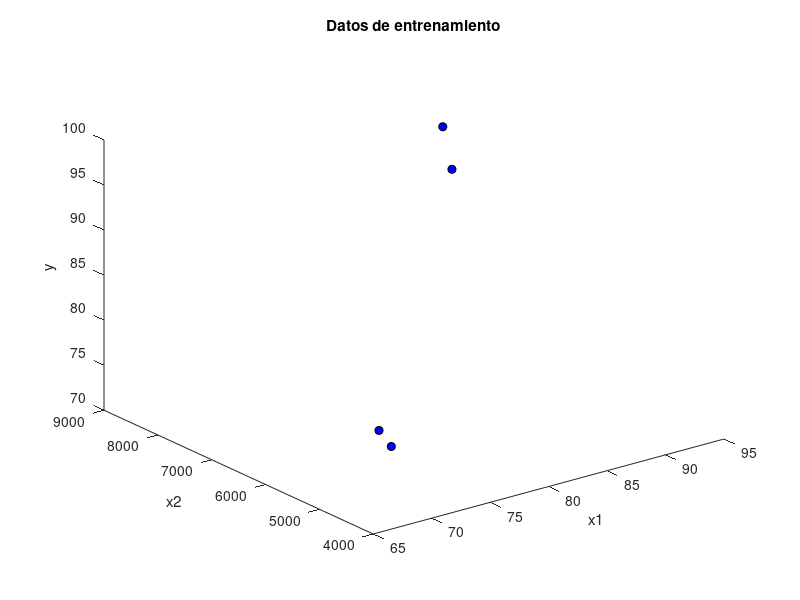
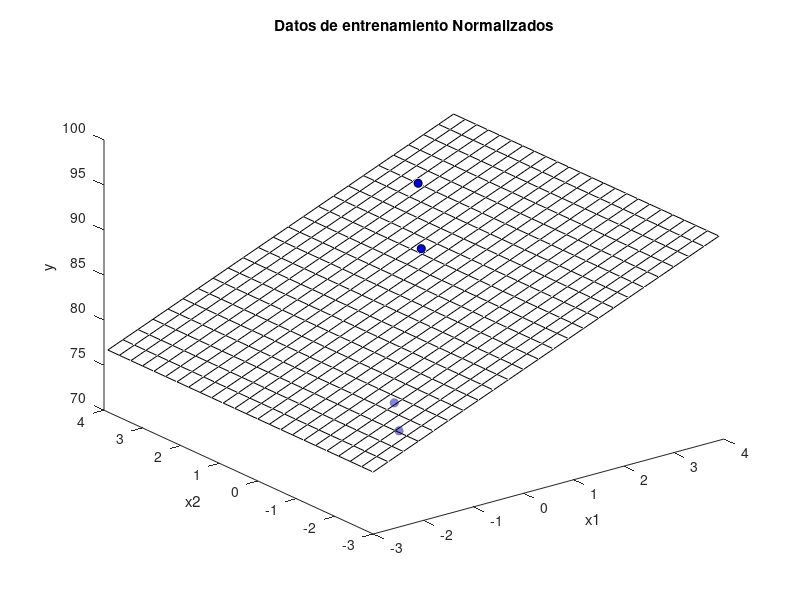
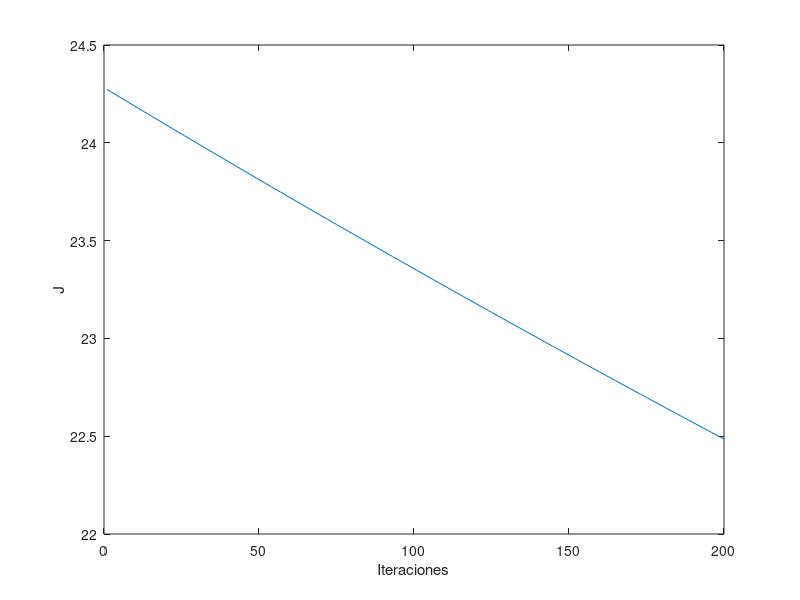

Recreate these plots in MATLAB, in order. (Note: this script raises an error after producing the figures.)

clear all
close all

datosEntrenamiento=load('datatest.txt');
x=datosEntrenamiento(:,1:2);%x=[1 2 3];
y=datosEntrenamiento(:,3);%y=[1 2 3];
m=numel(y);
d=size(x);
n=d(2);
%Plot de los datos de entrenamiento
figure(1)
plot3(x(:,1),x(:,2),y,'ko','MarkerFaceColor','blue')
xlabel('x1')
ylabel('x2')
zlabel('y')
title('Datos de entrenamiento')

%Normalizar
media=mean(x);
sigma=std(x,1);
for i=1:n
  xNorm(:,i)=(x(:,i)-media(i))/sigma(i);
end
xNorm
%Plot de los datos de entrenamiento
figure(2)
plot3(xNorm(:,1),xNorm(:,2),y,'ko','MarkerFaceColor','blue')
xlabel('x1')
ylabel('x2')
zlabel('y')
title('Datos de entrenamiento Normalizados')

%Parametros iniciales
n=d(2)+1;
a=ones(n,1);
Beta=1;%factor de aprendizaje
max_iter=200;
iter=1;
convergencia=[];


X=[ones(m,1),xNorm];
for i=1:m
  h(i,1)=a'*X(i,:)';
end
h
J=(1/(2*m))*sum((h-y).^2);

while(iter<=max_iter)
  for j=1:n
    a(j)=a(j)-Beta*((1/m)*sum((h-y).*X(:,j)));
  end
  for i=1:m
    h(i,1)=a'*X(i,:)';
  end
  J = (1/(2*m))*sum((h-y).^2);
  convergencia(iter)=J;
  iter = iter +1; 
end
figure(3)
plot(convergencia)
xlabel('Iteraciones')
ylabel('J')

x1=-3:0.3:4;
x2=-3:0.3:4;
x1Size=numel(x1);
X2=[ones(x1Size,1),x1',x2'];

for i=1:x1Size
  for j=1:x1Size
    h2(i,j)=a'*X2(i,:)';
  end
end

[x2,x1]=meshgrid(x1,x2);
figure(2)
hold on
colormap(white)
surf(x1,x2,h2,'FaceAlpha',0.5)

J
a


indice1=5;
datoPrueba1=datosEntrenamiento(indice1,1:2);
datoPrueba1=(datoPrueba1-media)./sigma;
datoPrueba1=[1 datoPrueba1];
h1=a'*datoPrueba1';
plot3(datoPrueba1(2),datoPrueba1(3),h1,'ok','MarkerFaceColor','g')



